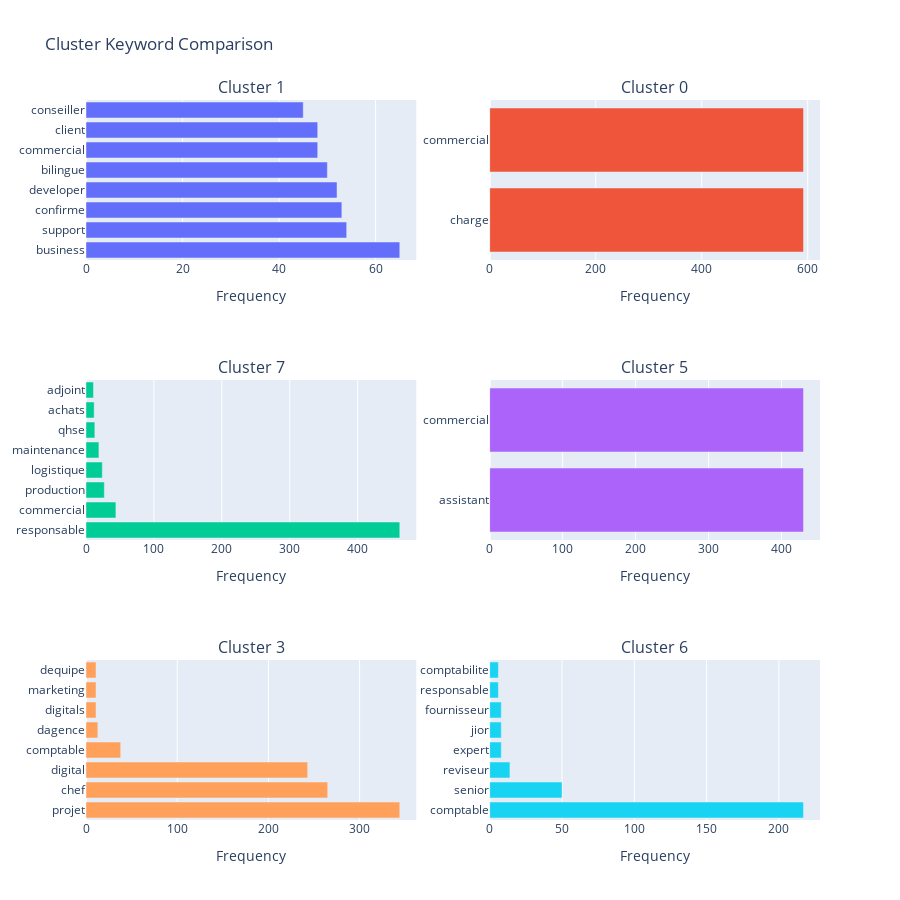

Notebook code for this chart:
### Markdown cell above
## 7️⃣ Comprehensive Visualizations

### Code cell
# Multi-cluster keyword comparison
fig = plot_cluster_comparison(df, text_column='title_cleaned', 
                              top_n_clusters=6, keywords_per_cluster=8)
fig.show()

### Figure 1 — Plotly figure (JSON) as saved in the notebook; plotly's stock layout.template omitted (floating-point values rounded to 4 significant figures)
{"data": [{"orientation": "h", "showlegend": false, "type": "bar", "x": [65, 54, 53, 52, 50, 48, 48, 45], "xaxis": "x", "y": ["business", "support", "confirme", "developer", "bilingue", "commercial", "client", "conseiller"], "yaxis": "y"}, {"orientation": "h", "showlegend": false, "type": "bar", "x": [592, 592], "xaxis": "x2", "y": ["charge", "commercial"], "yaxis": "y2"}, {"orientation": "h", "showlegend": false, "type": "bar", "x": [462, 44, 27, 24, 19, 13, 12, 11], "xaxis": "x3", "y": ["responsable", "commercial", "production", "logistique", "maintenance", "qhse", "achats", "adjoint"], "yaxis": "y3"}, {"orientation": "h", "showlegend": false, "type": "bar", "x": [430, 430], "xaxis": "x4", "y": ["assistant", "commercial"], "yaxis": "y4"}, {"orientation": "h", "showlegend": false, "type": "bar", "x": [344, 265, 243, 38, 13, 11, 11, 11], "xaxis": "x5", "y": ["projet", "chef", "digital", "comptable", "dagence", "digitals", "marketing", "dequipe"], "yaxis": "y5"}, {"orientation": "h", "showlegend": false, "type": "bar", "x": [217, 50, 14, 8, 8, 8, 6, 6], "xaxis": "x6", "y": ["comptable", "senior", "reviseur", "expert", "jior", "fournisseur", "responsable", "comptabilite"], "yaxis": "y6"}], "layout": {"annotations": [{"font": {"size": 16}, "showarrow": false, "text": "Cluster 1", "x": 0.225, "xanchor": "center", "xref": "paper", "y": 1, "yanchor": "bottom", "yref": "paper"}, {"font": {"size": 16}, "showarrow": false, "text": "Cluster 0", "x": 0.775, "xanchor": "center", "xref": "paper", "y": 1, "yanchor": "bottom", "yref": "paper"}, {"font": {"size": 16}, "showarrow": false, "text": "Cluster 7", "x": 0.225, "xanchor": "center", "xref": "paper", "y": 0.6111, "yanchor": "bottom", "yref": "paper"}, {"font": {"size": 16}, "showarrow": false, "text": "Cluster 5", "x": 0.775, "xanchor": "center", "xref": "paper", "y": 0.6111, "yanchor": "bottom", "yref": "paper"}, {"font": {"size": 16}, "showarrow": false, "text": "Cluster 3", "x": 0.225, "xanchor": "center", "xref": "paper", "y": 0.2222, "yanchor": "bottom", "yref": "paper"}, {"font": {"size": 16}, "showarrow": false, "text": "Cluster 6", "x": 0.775, "xanchor": "center", "xref": "paper", "y": 0.2222, "yanchor": "bottom", "yref": "paper"}], "height": 900, "title": {"text": "Cluster Keyword Comparison"}, "xaxis": {"anchor": "y", "domain": [0, 0.45], "title": {"text": "Frequency"}}, "xaxis2": {"anchor": "y2", "domain": [0.55, 1], "title": {"text": "Frequency"}}, "xaxis3": {"anchor": "y3", "domain": [0, 0.45], "title": {"text": "Frequency"}}, "xaxis4": {"anchor": "y4", "domain": [0.55, 1], "title": {"text": "Frequency"}}, "xaxis5": {"anchor": "y5", "domain": [0, 0.45], "title": {"text": "Frequency"}}, "xaxis6": {"anchor": "y6", "domain": [0.55, 1], "title": {"text": "Frequency"}}, "yaxis": {"anchor": "x", "domain": [0.7778, 1]}, "yaxis2": {"anchor": "x2", "domain": [0.7778, 1]}, "yaxis3": {"anchor": "x3", "domain": [0.3889, 0.6111]}, "yaxis4": {"anchor": "x4", "domain": [0.3889, 0.6111]}, "yaxis5": {"anchor": "x5", "domain": [0, 0.2222]}, "yaxis6": {"anchor": "x6", "domain": [0, 0.2222]}}}
